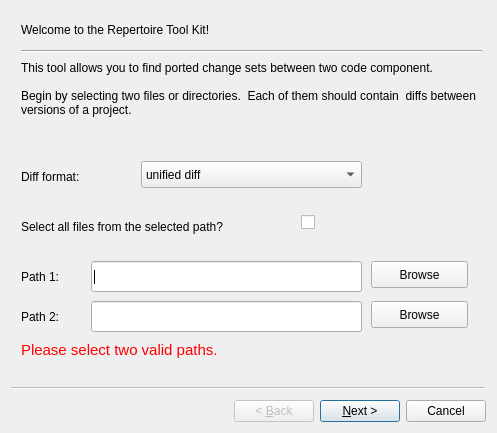
<?xml version="1.0" encoding="UTF-8"?>
<ui version="4.0">
 <class>RepWizard</class>
 <widget class="QWizard" name="RepWizard">
  <property name="geometry">
   <rect>
    <x>0</x>
    <y>0</y>
    <width>497</width>
    <height>433</height>
   </rect>
  </property>
  <property name="windowTitle">
   <string>Repertoire Tool Kit</string>
  </property>
  <widget class="QWizardPage" name="page_path_diff">
   <attribute name="pageId">
    <string notr="true">0</string>
   </attribute>
   <widget class="QLabel" name="welcomeLabel">
    <property name="geometry">
     <rect>
      <x>10</x>
      <y>10</y>
      <width>251</width>
      <height>17</height>
     </rect>
    </property>
    <property name="text">
     <string>Welcome to the Repertoire Tool Kit!</string>
    </property>
   </widget>
   <widget class="QLineEdit" name="directory0Line">
    <property name="geometry">
     <rect>
      <x>80</x>
      <y>250</y>
      <width>271</width>
      <height>31</height>
     </rect>
    </property>
    <property name="text">
     <string/>
    </property>
   </widget>
   <widget class="QLabel" name="directory0Label">
    <property name="geometry">
     <rect>
      <x>10</x>
      <y>250</y>
      <width>91</width>
      <height>31</height>
     </rect>
    </property>
    <property name="text">
     <string>Path 1:</string>
    </property>
   </widget>
   <widget class="QPushButton" name="browseButton0">
    <property name="geometry">
     <rect>
      <x>360</x>
      <y>250</y>
      <width>97</width>
      <height>27</height>
     </rect>
    </property>
    <property name="text">
     <string>Browse</string>
    </property>
   </widget>
   <widget class="QLabel" name="page0Instructions">
    <property name="geometry">
     <rect>
      <x>10</x>
      <y>50</y>
      <width>461</width>
      <height>91</height>
     </rect>
    </property>
    <property name="text">
     <string>This tool allows you to find ported change sets between two code component.

Begin by selecting two files or directories.  Each of them should contain  diffs between versions of a project. </string>
    </property>
    <property name="alignment">
     <set>Qt::AlignLeading|Qt::AlignLeft|Qt::AlignTop</set>
    </property>
    <property name="wordWrap">
     <bool>true</bool>
    </property>
   </widget>
   <widget class="QLineEdit" name="directory1Line">
    <property name="geometry">
     <rect>
      <x>80</x>
      <y>290</y>
      <width>271</width>
      <height>31</height>
     </rect>
    </property>
    <property name="text">
     <string/>
    </property>
   </widget>
   <widget class="Line" name="line">
    <property name="geometry">
     <rect>
      <x>10</x>
      <y>30</y>
      <width>461</width>
      <height>20</height>
     </rect>
    </property>
    <property name="sizePolicy">
     <sizepolicy hsizetype="Minimum" vsizetype="Fixed">
      <horstretch>0</horstretch>
      <verstretch>0</verstretch>
     </sizepolicy>
    </property>
    <property name="orientation">
     <enum>Qt::Horizontal</enum>
    </property>
   </widget>
   <widget class="QLabel" name="directory1Label">
    <property name="geometry">
     <rect>
      <x>10</x>
      <y>290</y>
      <width>91</width>
      <height>31</height>
     </rect>
    </property>
    <property name="text">
     <string>Path 2:</string>
    </property>
   </widget>
   <widget class="QPushButton" name="browseButton1">
    <property name="geometry">
     <rect>
      <x>360</x>
      <y>290</y>
      <width>97</width>
      <height>27</height>
     </rect>
    </property>
    <property name="text">
     <string>Browse</string>
    </property>
   </widget>
   <widget class="QLabel" name="errorLabel0">
    <property name="geometry">
     <rect>
      <x>10</x>
      <y>330</y>
      <width>341</width>
      <height>17</height>
     </rect>
    </property>
    <property name="autoFillBackground">
     <bool>false</bool>
    </property>
    <property name="text">
     <string>&lt;!DOCTYPE HTML PUBLIC &quot;-//W3C//DTD HTML 4.0//EN&quot; &quot;http://www.w3.org/TR/REC-html40/strict.dtd&quot;&gt;
&lt;html&gt;&lt;head&gt;&lt;meta name=&quot;qrichtext&quot; content=&quot;1&quot; /&gt;&lt;style type=&quot;text/css&quot;&gt;
p, li { white-space: pre-wrap; }
&lt;/style&gt;&lt;/head&gt;&lt;body style=&quot; font-family:'Ubuntu'; font-size:11pt; font-weight:400; font-style:normal;&quot;&gt;
&lt;p style=&quot; margin-top:0px; margin-bottom:0px; margin-left:0px; margin-right:0px; -qt-block-indent:0; text-indent:0px;&quot;&gt;&lt;span style=&quot; color:#ff0000;&quot;&gt;Please select two valid paths.&lt;/span&gt;&lt;/p&gt;&lt;/body&gt;&lt;/html&gt;</string>
    </property>
   </widget>
   <widget class="QComboBox" name="comboBox">
    <property name="geometry">
     <rect>
      <x>130</x>
      <y>150</y>
      <width>221</width>
      <height>27</height>
     </rect>
    </property>
    <item>
     <property name="text">
      <string>unified diff</string>
     </property>
    </item>
    <item>
     <property name="text">
      <string>context diff</string>
     </property>
    </item>
   </widget>
   <widget class="QLabel" name="comboBoxLabel">
    <property name="geometry">
     <rect>
      <x>10</x>
      <y>150</y>
      <width>101</width>
      <height>31</height>
     </rect>
    </property>
    <property name="text">
     <string>Diff format:</string>
    </property>
   </widget>
   <widget class="QCheckBox" name="checkBox">
    <property name="geometry">
     <rect>
      <x>290</x>
      <y>200</y>
      <width>21</width>
      <height>22</height>
     </rect>
    </property>
    <property name="text">
     <string/>
    </property>
    <property name="checkable">
     <bool>true</bool>
    </property>
    <property name="checked">
     <bool>false</bool>
    </property>
   </widget>
   <widget class="QLabel" name="checkBoxLable">
    <property name="geometry">
     <rect>
      <x>10</x>
      <y>200</y>
      <width>261</width>
      <height>31</height>
     </rect>
    </property>
    <property name="text">
     <string>Select all files from the selected path?</string>
    </property>
   </widget>
  </widget>
  <widget class="QWizardPage" name="page_path_tmp">
   <attribute name="pageId">
    <string notr="true">1</string>
   </attribute>
   <widget class="QLabel" name="page1Instructions">
    <property name="geometry">
     <rect>
      <x>10</x>
      <y>0</y>
      <width>461</width>
      <height>71</height>
     </rect>
    </property>
    <property name="text">
     <string>Repertoire processes data in a number of steps, and needs to create some temporary files to represent intermediate output.  Please select a directory to store temporary files in.</string>
    </property>
    <property name="alignment">
     <set>Qt::AlignLeading|Qt::AlignLeft|Qt::AlignTop</set>
    </property>
    <property name="wordWrap">
     <bool>true</bool>
    </property>
   </widget>
   <widget class="QLabel" name="tmpDirLabel">
    <property name="geometry">
     <rect>
      <x>10</x>
      <y>70</y>
      <width>91</width>
      <height>31</height>
     </rect>
    </property>
    <property name="text">
     <string>Directory:</string>
    </property>
   </widget>
   <widget class="QLineEdit" name="tmpDirLine">
    <property name="geometry">
     <rect>
      <x>90</x>
      <y>70</y>
      <width>271</width>
      <height>31</height>
     </rect>
    </property>
    <property name="text">
     <string/>
    </property>
   </widget>
   <widget class="QPushButton" name="browseButton2">
    <property name="geometry">
     <rect>
      <x>370</x>
      <y>70</y>
      <width>97</width>
      <height>27</height>
     </rect>
    </property>
    <property name="text">
     <string>Browse</string>
    </property>
   </widget>
   <widget class="QLabel" name="errorLabel1">
    <property name="geometry">
     <rect>
      <x>10</x>
      <y>120</y>
      <width>381</width>
      <height>17</height>
     </rect>
    </property>
    <property name="text">
     <string>&lt;!DOCTYPE HTML PUBLIC &quot;-//W3C//DTD HTML 4.0//EN&quot; &quot;http://www.w3.org/TR/REC-html40/strict.dtd&quot;&gt;
&lt;html&gt;&lt;head&gt;&lt;meta name=&quot;qrichtext&quot; content=&quot;1&quot; /&gt;&lt;style type=&quot;text/css&quot;&gt;
p, li { white-space: pre-wrap; }
&lt;/style&gt;&lt;/head&gt;&lt;body style=&quot; font-family:'Ubuntu'; font-size:11pt; font-weight:400; font-style:normal;&quot;&gt;
&lt;p style=&quot; margin-top:0px; margin-bottom:0px; margin-left:0px; margin-right:0px; -qt-block-indent:0; text-indent:0px;&quot;&gt;&lt;span style=&quot; color:#ff0000;&quot;&gt;Please select a valid temporary directory.&lt;/span&gt;&lt;/p&gt;&lt;/body&gt;&lt;/html&gt;</string>
    </property>
   </widget>
  </widget>
  <widget class="QWizardPage" name="page_type_src">
   <attribute name="pageId">
    <string notr="true">2</string>
   </attribute>
   <widget class="QLabel" name="page2Instructions">
    <property name="geometry">
     <rect>
      <x>10</x>
      <y>10</y>
      <width>461</width>
      <height>61</height>
     </rect>
    </property>
    <property name="text">
     <string>Repertoire looks for similar patches in C++, Java, C, and header files.  What file extensions do these file types have in this particular project?</string>
    </property>
    <property name="alignment">
     <set>Qt::AlignLeading|Qt::AlignLeft|Qt::AlignTop</set>
    </property>
    <property name="wordWrap">
     <bool>true</bool>
    </property>
   </widget>
   <widget class="QLabel" name="page2JLabel">
    <property name="geometry">
     <rect>
      <x>10</x>
      <y>90</y>
      <width>67</width>
      <height>21</height>
     </rect>
    </property>
    <property name="text">
     <string>Java:</string>
    </property>
    <property name="alignment">
     <set>Qt::AlignBottom|Qt::AlignLeading|Qt::AlignLeft</set>
    </property>
   </widget>
   <widget class="QLabel" name="page2CLabel">
    <property name="geometry">
     <rect>
      <x>10</x>
      <y>130</y>
      <width>67</width>
      <height>21</height>
     </rect>
    </property>
    <property name="text">
     <string>C++/C:</string>
    </property>
    <property name="alignment">
     <set>Qt::AlignBottom|Qt::AlignLeading|Qt::AlignLeft</set>
    </property>
   </widget>
   <widget class="QLabel" name="page2HLabel">
    <property name="geometry">
     <rect>
      <x>10</x>
      <y>170</y>
      <width>71</width>
      <height>21</height>
     </rect>
    </property>
    <property name="text">
     <string>Headers:</string>
    </property>
    <property name="alignment">
     <set>Qt::AlignBottom|Qt::AlignLeading|Qt::AlignLeft</set>
    </property>
   </widget>
   <widget class="QLineEdit" name="jSuffLine">
    <property name="geometry">
     <rect>
      <x>90</x>
      <y>90</y>
      <width>113</width>
      <height>27</height>
     </rect>
    </property>
    <property name="text">
     <string>.java</string>
    </property>
   </widget>
   <widget class="QLineEdit" name="cSuffLine">
    <property name="geometry">
     <rect>
      <x>90</x>
      <y>130</y>
      <width>113</width>
      <height>27</height>
     </rect>
    </property>
    <property name="text">
     <string>.cxx</string>
    </property>
   </widget>
   <widget class="QLineEdit" name="hSuffLine">
    <property name="geometry">
     <rect>
      <x>90</x>
      <y>170</y>
      <width>113</width>
      <height>27</height>
     </rect>
    </property>
    <property name="text">
     <string>.hxx</string>
    </property>
   </widget>
  </widget>
  <widget class="QWizardPage" name="page_path_ccfx">
   <widget class="QLineEdit" name="DirLine_ccfx">
    <property name="geometry">
     <rect>
      <x>80</x>
      <y>50</y>
      <width>271</width>
      <height>31</height>
     </rect>
    </property>
    <property name="text">
     <string/>
    </property>
   </widget>
   <widget class="QLabel" name="errorLabel_ccfx">
    <property name="enabled">
     <bool>true</bool>
    </property>
    <property name="geometry">
     <rect>
      <x>10</x>
      <y>300</y>
      <width>381</width>
      <height>41</height>
     </rect>
    </property>
    <property name="text">
     <string>&lt;!DOCTYPE HTML PUBLIC &quot;-//W3C//DTD HTML 4.0//EN&quot; &quot;http://www.w3.org/TR/REC-html40/strict.dtd&quot;&gt;
&lt;html&gt;&lt;head&gt;&lt;meta name=&quot;qrichtext&quot; content=&quot;1&quot; /&gt;&lt;style type=&quot;text/css&quot;&gt;
p, li { white-space: pre-wrap; }
&lt;/style&gt;&lt;/head&gt;&lt;body style=&quot; font-family:'Ubuntu'; font-size:11pt; font-weight:400; font-style:normal;&quot;&gt;
&lt;p style=&quot; margin-top:0px; margin-bottom:0px; margin-left:0px; margin-right:0px; -qt-block-indent:0; text-indent:0px;&quot;&gt;&lt;span style=&quot; color:#ff0000;&quot;&gt;Please select a valid path to run CCFinder.&lt;/span&gt;&lt;/p&gt;
&lt;p style=&quot; margin-top:0px; margin-bottom:0px; margin-left:0px; margin-right:0px; -qt-block-indent:0; text-indent:0px;&quot;&gt;&lt;span style=&quot; color:#ff0000;&quot;&gt;We do not find ccfx!!!&lt;/span&gt;&lt;/p&gt;&lt;/body&gt;&lt;/html&gt;</string>
    </property>
   </widget>
   <widget class="QPushButton" name="browseButton_ccfx">
    <property name="geometry">
     <rect>
      <x>360</x>
      <y>50</y>
      <width>97</width>
      <height>27</height>
     </rect>
    </property>
    <property name="text">
     <string>Browse</string>
    </property>
   </widget>
   <widget class="QLabel" name="pageccfxInstructions">
    <property name="geometry">
     <rect>
      <x>0</x>
      <y>0</y>
      <width>461</width>
      <height>31</height>
     </rect>
    </property>
    <property name="text">
     <string>Select Path to ccFinder</string>
    </property>
    <property name="alignment">
     <set>Qt::AlignLeading|Qt::AlignLeft|Qt::AlignTop</set>
    </property>
    <property name="wordWrap">
     <bool>true</bool>
    </property>
   </widget>
   <widget class="QLabel" name="ccfxDirLabel">
    <property name="geometry">
     <rect>
      <x>0</x>
      <y>50</y>
      <width>91</width>
      <height>31</height>
     </rect>
    </property>
    <property name="text">
     <string>Directory:</string>
    </property>
   </widget>
   <widget class="QLabel" name="label_ComboBox_token">
    <property name="geometry">
     <rect>
      <x>0</x>
      <y>110</y>
      <width>351</width>
      <height>31</height>
     </rect>
    </property>
    <property name="text">
     <string>The minimum token size of the detected clones</string>
    </property>
   </widget>
   <widget class="QLabel" name="label_ComboBox_group">
    <property name="geometry">
     <rect>
      <x>0</x>
      <y>160</y>
      <width>221</width>
      <height>31</height>
     </rect>
    </property>
    <property name="text">
     <string>Find clone within same project?</string>
    </property>
   </widget>
   <widget class="QLabel" name="label_ComboBox_file">
    <property name="geometry">
     <rect>
      <x>0</x>
      <y>210</y>
      <width>191</width>
      <height>31</height>
     </rect>
    </property>
    <property name="text">
     <string>Find clone within same file?</string>
    </property>
   </widget>
   <widget class="QComboBox" name="comboBox_group">
    <property name="geometry">
     <rect>
      <x>220</x>
      <y>160</y>
      <width>85</width>
      <height>27</height>
     </rect>
    </property>
    <property name="currentIndex">
     <number>1</number>
    </property>
    <item>
     <property name="text">
      <string>Yes</string>
     </property>
    </item>
    <item>
     <property name="text">
      <string>No</string>
     </property>
    </item>
   </widget>
   <widget class="QComboBox" name="comboBox_file">
    <property name="geometry">
     <rect>
      <x>220</x>
      <y>210</y>
      <width>85</width>
      <height>27</height>
     </rect>
    </property>
    <property name="currentIndex">
     <number>1</number>
    </property>
    <item>
     <property name="text">
      <string>Yes</string>
     </property>
    </item>
    <item>
     <property name="text">
      <string>No</string>
     </property>
    </item>
   </widget>
   <widget class="QComboBox" name="comboBox_token">
    <property name="enabled">
     <bool>true</bool>
    </property>
    <property name="geometry">
     <rect>
      <x>350</x>
      <y>110</y>
      <width>101</width>
      <height>31</height>
     </rect>
    </property>
    <property name="editable">
     <bool>true</bool>
    </property>
    <property name="currentIndex">
     <number>4</number>
    </property>
    <item>
     <property name="text">
      <string>5</string>
     </property>
    </item>
    <item>
     <property name="text">
      <string>10</string>
     </property>
    </item>
    <item>
     <property name="text">
      <string>20</string>
     </property>
    </item>
    <item>
     <property name="text">
      <string>30</string>
     </property>
    </item>
    <item>
     <property name="text">
      <string>40</string>
     </property>
    </item>
    <item>
     <property name="text">
      <string>50</string>
     </property>
    </item>
    <item>
     <property name="text">
      <string>60</string>
     </property>
    </item>
    <item>
     <property name="text">
      <string>70</string>
     </property>
    </item>
    <item>
     <property name="text">
      <string>80</string>
     </property>
    </item>
    <item>
     <property name="text">
      <string>90</string>
     </property>
    </item>
    <item>
     <property name="text">
      <string>100</string>
     </property>
    </item>
   </widget>
  </widget>
  <widget class="QWizardPage" name="page_processing">
   <attribute name="pageId">
    <string notr="true">3</string>
   </attribute>
   <widget class="QLabel" name="page3Instructions">
    <property name="geometry">
     <rect>
      <x>10</x>
      <y>10</y>
      <width>461</width>
      <height>111</height>
     </rect>
    </property>
    <property name="text">
     <string>Repertoire is currently processing your data; this may take some time.  Consider playing some soothing music or getting some coffee.</string>
    </property>
    <property name="alignment">
     <set>Qt::AlignLeading|Qt::AlignLeft|Qt::AlignTop</set>
    </property>
    <property name="wordWrap">
     <bool>true</bool>
    </property>
   </widget>
   <widget class="QProgressBar" name="progressBar">
    <property name="geometry">
     <rect>
      <x>10</x>
      <y>250</y>
      <width>461</width>
      <height>23</height>
     </rect>
    </property>
    <property name="value">
     <number>24</number>
    </property>
    <property name="orientation">
     <enum>Qt::Horizontal</enum>
    </property>
    <property name="invertedAppearance">
     <bool>false</bool>
    </property>
    <property name="textDirection">
     <enum>QProgressBar::TopToBottom</enum>
    </property>
   </widget>
   <widget class="QLabel" name="progressLabel">
    <property name="geometry">
     <rect>
      <x>10</x>
      <y>216</y>
      <width>461</width>
      <height>21</height>
     </rect>
    </property>
    <property name="text">
     <string>Progress messages will go here.</string>
    </property>
   </widget>
  </widget>
  <widget class="QWizardPage" name="page_finish"/>
 </widget>
 <resources/>
 <connections/>
</ui>
